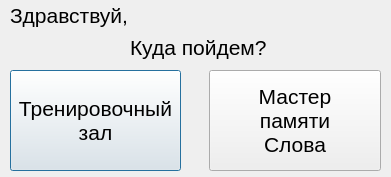
<?xml version="1.0" encoding="UTF-8"?>
<ui version="4.0">
 <class>MenuForm</class>
 <widget class="QDialog" name="MenuForm">
  <property name="geometry">
   <rect>
    <x>0</x>
    <y>0</y>
    <width>391</width>
    <height>177</height>
   </rect>
  </property>
  <property name="windowTitle">
   <string>Меню</string>
  </property>
  <widget class="QLabel" name="label">
   <property name="geometry">
    <rect>
     <x>10</x>
     <y>0</y>
     <width>361</width>
     <height>31</height>
    </rect>
   </property>
   <property name="font">
    <font>
     <pointsize>16</pointsize>
    </font>
   </property>
   <property name="text">
    <string>Здравствуй, </string>
   </property>
  </widget>
  <widget class="QLabel" name="label_2">
   <property name="geometry">
    <rect>
     <x>130</x>
     <y>32</y>
     <width>141</width>
     <height>31</height>
    </rect>
   </property>
   <property name="font">
    <font>
     <pointsize>16</pointsize>
    </font>
   </property>
   <property name="text">
    <string>Куда пойдем?</string>
   </property>
  </widget>
  <widget class="QPushButton" name="pushButton">
   <property name="geometry">
    <rect>
     <x>10</x>
     <y>70</y>
     <width>171</width>
     <height>101</height>
    </rect>
   </property>
   <property name="font">
    <font>
     <pointsize>16</pointsize>
    </font>
   </property>
   <property name="text">
    <string>Тренировочный
зал</string>
   </property>
  </widget>
  <widget class="QPushButton" name="pushButton_2">
   <property name="geometry">
    <rect>
     <x>209</x>
     <y>70</y>
     <width>172</width>
     <height>101</height>
    </rect>
   </property>
   <property name="font">
    <font>
     <pointsize>16</pointsize>
    </font>
   </property>
   <property name="text">
    <string>Мастер
памяти
Слова</string>
   </property>
  </widget>
 </widget>
 <resources/>
 <connections/>
</ui>
